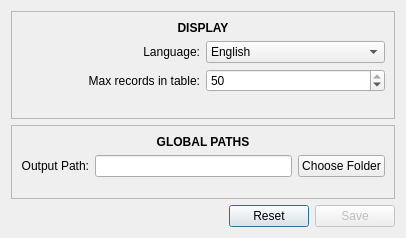
<?xml version="1.0" encoding="UTF-8"?>
<ui version="4.0">
 <class>SettingsDialog</class>
 <widget class="QDialog" name="SettingsDialog">
  <property name="geometry">
   <rect>
    <x>0</x>
    <y>0</y>
    <width>406</width>
    <height>238</height>
   </rect>
  </property>
  <property name="windowTitle">
   <string>Settings</string>
  </property>
  <layout class="QGridLayout" name="gridLayout_4">
   <item row="2" column="0">
    <widget class="QFrame" name="frame">
     <property name="maximumSize">
      <size>
       <width>16777215</width>
       <height>26</height>
      </size>
     </property>
     <property name="frameShape">
      <enum>QFrame::Shape::NoFrame</enum>
     </property>
     <property name="frameShadow">
      <enum>QFrame::Shadow::Raised</enum>
     </property>
     <layout class="QGridLayout" name="gridLayout_3">
      <property name="leftMargin">
       <number>0</number>
      </property>
      <property name="topMargin">
       <number>0</number>
      </property>
      <property name="rightMargin">
       <number>0</number>
      </property>
      <property name="bottomMargin">
       <number>0</number>
      </property>
      <item row="0" column="0">
       <spacer name="horizontalSpacer">
        <property name="orientation">
         <enum>Qt::Orientation::Horizontal</enum>
        </property>
        <property name="sizeHint" stdset="0">
         <size>
          <width>423</width>
          <height>20</height>
         </size>
        </property>
       </spacer>
      </item>
      <item row="0" column="1">
       <widget class="QPushButton" name="resetButton">
        <property name="text">
         <string>Reset</string>
        </property>
       </widget>
      </item>
      <item row="0" column="2">
       <widget class="QPushButton" name="saveButton">
        <property name="enabled">
         <bool>false</bool>
        </property>
        <property name="text">
         <string>Save</string>
        </property>
       </widget>
      </item>
     </layout>
    </widget>
   </item>
   <item row="1" column="0">
    <widget class="QFrame" name="frame_3">
     <property name="frameShape">
      <enum>QFrame::Shape::StyledPanel</enum>
     </property>
     <property name="frameShadow">
      <enum>QFrame::Shadow::Raised</enum>
     </property>
     <layout class="QGridLayout" name="gridLayout_2">
      <item row="1" column="1">
       <widget class="QLineEdit" name="outputPathLineEdit"/>
      </item>
      <item row="2" column="0" colspan="2">
       <spacer name="verticalSpacer_2">
        <property name="orientation">
         <enum>Qt::Orientation::Vertical</enum>
        </property>
        <property name="sizeHint" stdset="0">
         <size>
          <width>268</width>
          <height>34</height>
         </size>
        </property>
       </spacer>
      </item>
      <item row="1" column="0">
       <widget class="QLabel" name="label_5">
        <property name="toolTip">
         <string>Output stores the files with records that couldn't be loaded to Salesforce</string>
        </property>
        <property name="text">
         <string>Output Path:</string>
        </property>
        <property name="alignment">
         <set>Qt::AlignmentFlag::AlignRight|Qt::AlignmentFlag::AlignTrailing|Qt::AlignmentFlag::AlignVCenter</set>
        </property>
       </widget>
      </item>
      <item row="1" column="2">
       <widget class="QPushButton" name="chooseFolderButton">
        <property name="text">
         <string>Choose Folder</string>
        </property>
       </widget>
      </item>
      <item row="0" column="0" colspan="3">
       <widget class="QLabel" name="label_2">
        <property name="font">
         <font>
          <bold>true</bold>
         </font>
        </property>
        <property name="text">
         <string>GLOBAL PATHS</string>
        </property>
        <property name="alignment">
         <set>Qt::AlignmentFlag::AlignCenter</set>
        </property>
        <property name="textInteractionFlags">
         <set>Qt::TextInteractionFlag::NoTextInteraction</set>
        </property>
       </widget>
      </item>
     </layout>
    </widget>
   </item>
   <item row="0" column="0">
    <widget class="QFrame" name="frame_2">
     <property name="frameShape">
      <enum>QFrame::Shape::StyledPanel</enum>
     </property>
     <property name="frameShadow">
      <enum>QFrame::Shadow::Raised</enum>
     </property>
     <layout class="QGridLayout" name="gridLayout">
      <item row="2" column="1">
       <widget class="QSpinBox" name="maxRowsSpinBox">
        <property name="minimum">
         <number>1</number>
        </property>
        <property name="maximum">
         <number>50</number>
        </property>
        <property name="value">
         <number>50</number>
        </property>
       </widget>
      </item>
      <item row="3" column="0" colspan="2">
       <spacer name="verticalSpacer">
        <property name="orientation">
         <enum>Qt::Orientation::Vertical</enum>
        </property>
        <property name="sizeHint" stdset="0">
         <size>
          <width>268</width>
          <height>40</height>
         </size>
        </property>
       </spacer>
      </item>
      <item row="1" column="0">
       <widget class="QLabel" name="label_3">
        <property name="text">
         <string>Language:</string>
        </property>
        <property name="alignment">
         <set>Qt::AlignmentFlag::AlignRight|Qt::AlignmentFlag::AlignTrailing|Qt::AlignmentFlag::AlignVCenter</set>
        </property>
       </widget>
      </item>
      <item row="2" column="0">
       <widget class="QLabel" name="label_4">
        <property name="text">
         <string>Max records in table:</string>
        </property>
        <property name="alignment">
         <set>Qt::AlignmentFlag::AlignRight|Qt::AlignmentFlag::AlignTrailing|Qt::AlignmentFlag::AlignVCenter</set>
        </property>
       </widget>
      </item>
      <item row="1" column="1">
       <widget class="QComboBox" name="languageComboBox">
        <item>
         <property name="text">
          <string>English</string>
         </property>
        </item>
       </widget>
      </item>
      <item row="0" column="0" colspan="2">
       <widget class="QLabel" name="label">
        <property name="font">
         <font>
          <bold>true</bold>
         </font>
        </property>
        <property name="text">
         <string>DISPLAY</string>
        </property>
        <property name="alignment">
         <set>Qt::AlignmentFlag::AlignCenter</set>
        </property>
        <property name="textInteractionFlags">
         <set>Qt::TextInteractionFlag::NoTextInteraction</set>
        </property>
       </widget>
      </item>
     </layout>
    </widget>
   </item>
  </layout>
 </widget>
 <resources/>
 <connections/>
</ui>
